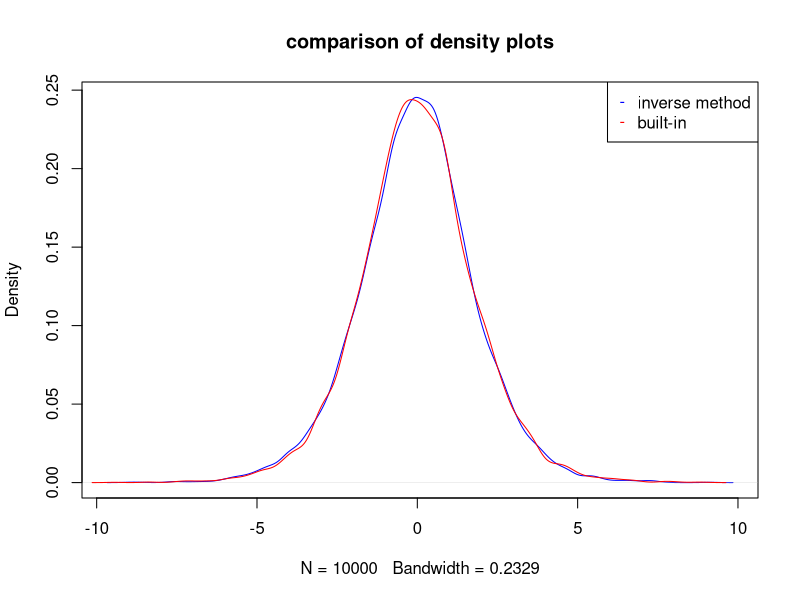
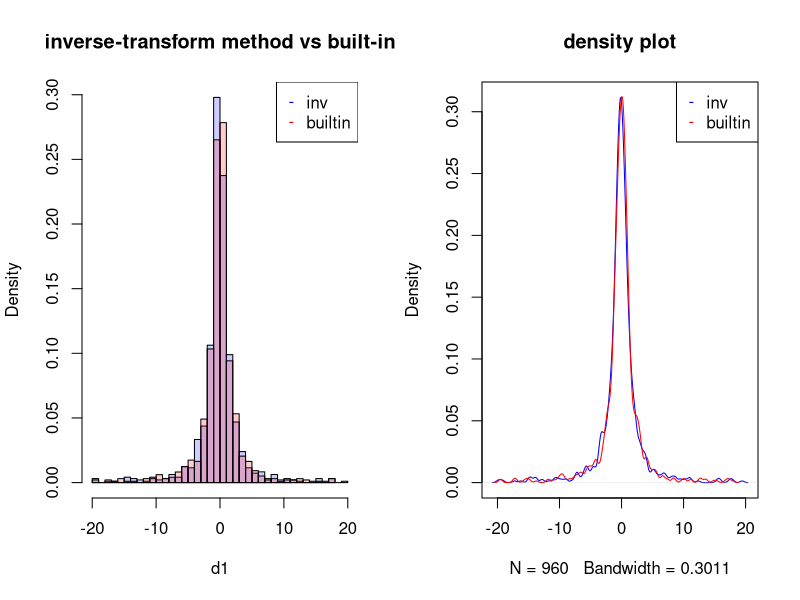
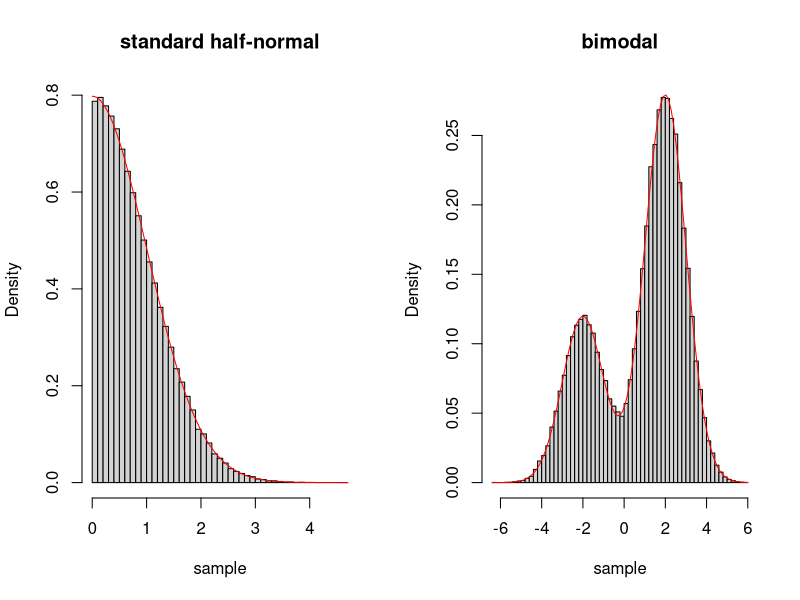

Recreate these plots in R, in order.
## ---- chunk 1
newton_method <- function(f,dfdx,x0,eps,debug=T)
{
  n <- 0
  repeat
  {
    x1 <- x0 - f(x0) / dfdx(x0)
    n <- n + 1
   
    if (debug==T) { cat("iteration=",n," x=",x1,"\n") }
    if(abs(x1 - x0) < eps)
    {
      break
    }
    x0 <- x1
  }
  
  list(root=x0,iter=n)
}
## ---- chunk 2
f <- function(x) { x^3 + x - 4 }
dfdx <- function(x) { 3*x^2 + 1 }
eps <- 1e-6
x0 <- 1
result <- newton_method(f,dfdx,x0,eps)
## ---- chunk 3
secant_method <- function(f,x0,x1,eps,debug=T)
{
  n <- 0
  repeat
  {
    x2 <- x1 - f(x1) * (x1 - x0) / (f(x1) - f(x0))
    n <- n + 1
    
    if (debug==T) { cat("iteration=",n," x=",x2,"\n") }
    
    if(abs(x2-x1) < eps)
    {
      break
    }
    x0 <- x1
    x1 <- x2
  }
  
  list(root=x1,iter=n)
}
## ---- chunk 4
x0 <- 0
x1 <- 1
result <- secant_method(f,x0,x1,eps,F)
## ---- chunk 5
n <- 10000
from <- 0
to <- 4
by <- (to-from)/n
newt_sols <- vector(length=n)
sec_sols <- vector(length=n)
i <- 1
for (x0 in seq(from=from, to=to, by=by))
{
  newt_sols[i] <- newton_method(f,dfdx,x0,eps,F)$iter
  sec_sols[i] <- secant_method(f,x0,x0+1,eps,F)$iter
  i <- i + 1
}
## ---- chunk 6
cat("mean iterations\n",
    "newton => ", mean(newt_sols), "\n",
    "secant => ", mean(sec_sols), "\n")
## ---- chunk 7
d <- read.table("ache.txt", header=T)
n <- length(d$age)
X <- cbind(rep(1,n), d$age, d$age^2)

loglike <- function(theta)
{
  sum(dpois(d$monkeys,exp(log(d$days)+X%*%theta),log=T))
}
## ---- chunk 8
library(numDeriv)
newton_raphson_method <- function(x0,f,eps)
{
  n <- 0
  x1 <- x0
  repeat
  {
      x1 <- x0 - solve(hessian(f,x0))%*%t(jacobian(f,x0))
      n <- n + 1
      if (n %% 7 == 0) { cat("iteration=",n," theta=",x1,"\n") }
      if (max(abs(x1 - x0)) < eps)
      {
        break
      }
      x0 <- x1
  }
  list(root=x1,iter=n)
}
## ---- chunk 9
eps <- 1e-6
theta0 <- c(5.99, 0.167, 0.001) # starting values
theta_mle <- newton_raphson_method(theta0,loglike,eps)$root
## ---- chunk 10
theta_mle
## ---- chunk 11
glm(monkeys~age+I(age^2),family="poisson", offset=log(days),data=d)$coefficients
## ---- chunk 12
n <- 10000
us <- runif(n)
d1 <- density(log(us/(1-us)))
d2 <- density(rlogis(n))
plot(d1,col="blue",main="comparison of density plots")
lines(d2,col="red")
legend(x="topright",legend=c("inverse method","built-in"),col=c("blue","red"),
       pch=c("-","-"))
## ---- chunk 13
n <- 1000
us <- runif(n)
d1 <- tan(pi*(us-0.5))
d2 <- rcauchy(n=n)

d1 <- d1[d1 > -20 & d1 < 20]
d2 <- d2[d2 > -20 & d2 < 20]

c1 <- rgb(0,0,255, max = 255, alpha = 50, names = "blue")
c2 <- rgb(255,0,0, max = 255, alpha = 50, names = "red")

par(mfrow=c(1,2))
hist(d1,col=c1,freq=F,breaks=50,main="inverse-transform method vs built-in")
hist(d2,col=c2,add=T,freq=F,breaks=50)
legend(x="topright",legend=c("inv","builtin"),col=c("blue","red"),pch=c("-","-"))
plot(density(d1), col="blue",main="density plot")
lines(density(d2), col="red") 
legend(x="topright",legend=c("inv","builtin"),col=c("blue","red"),pch=c("-","-"))
## ---- chunk 14
# simulate n realizes of geometric(p)
rgeo <- function(n,p)
{
  outcomes <- vector(length=n)
  for (i in 1:n)
  {
    trials <- 0
    while (T)
    {
      trials <- trials + 1
      if (rbinom(1,1,p) == 1)
      {
        break
      }
    }
    outcomes[i] <- trials
  }
  outcomes
}
## ---- chunk 15
p <- .2
n <- 10000
sample <- rgeo(n,p)
cat("the mean should be approximate 1/p =", 1/p, " and we obtain a mean of ", mean(sample))
## ---- chunk 16
# density for standard half-normal
dhalfnormal <- function(x) { 2/sqrt(2*pi)*exp(-x^2/2) }
## ---- chunk 17

# accept-rejection sampling for standard half-normal
# using exp(rate=1)
rhalfnormal <- function(N)
{
  c <- 1.315489247
  xs <- vector(length=N)
  k <- 1
  while (T)
  {
    x <- rexp(n=1)
    if (runif(n=1) < dhalfnormal(x)/(c*dexp(x)))
    {
      xs[k] <- x
      k <- k + 1
      if (k == N)
      {
        break
      }
    }
  }
  xs
}
## ---- chunk 18
n <- 100000
sample <- rhalfnormal(n)
hist(sample,freq=F,breaks=50,main="standard half-normal")
curve(dhalfnormal(x),add=TRUE,col="red") 
## ---- chunk 19
# density for biomodal density
kerbimodal <- function(x) { 3*exp(-0.5*(x+2)^2) + 7*exp(-0.5*(x-2)^2) }
kerbimodal.C <- 25.0663
dbimodal <- function(x) { kerbimodal(x) / kerbimodal.C }
## ---- chunk 20
# accept-rejection sampling for bimodal distribution with density dbimodal
# using normal(0,2^2).
rbimodal <- function(N)
{
  c <- 68.35212
  xs <- vector(length=N)
  k <- 1
  while (T)
  {
    x <- rnorm(n=1,mean=0,sd=2)
    if (runif(n=1) < kerbimodal(x)/(c*dnorm(x,mean=0,sd=2)))
    {
      xs[k] <- x
      if (k == N)
      {
        break
      }
      k <- k + 1
    }
  }
  xs
}
## ---- chunk 21
n <- 100000
sample <- rbimodal(n)
hist(sample,freq=F,breaks=50,main="bimodal")
curve(dbimodal(x),add=TRUE,col="red") 
